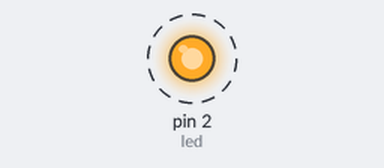
Recording of a program running on a simulated MicroPython board. Shown: output pins drawn as LEDs (lit = HIGH). Dashed ring = blinking.

Above: at 0.05 s.
Timing chart, 0 to 3.0 s (numbered marks = the images above):
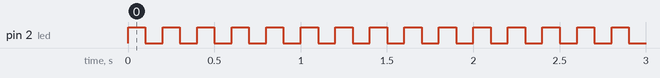

Measured:
- by itself, pin 2 (led): alternates HIGH for 0.10 s and LOW for 0.10 s

The program:

blink01.py
```python
from machine import Pin
from time import sleep_ms
# On-board LED on GPIO 2
led = Pin(2, Pin.OUT)
def main():
    while True:
        led.value(1)      # LED on
        sleep_ms(100)     # 100 ms
        led.value(0)      # LED off
        sleep_ms(100)     # 100 ms
if __name__ == "__main__":
    main()
```
